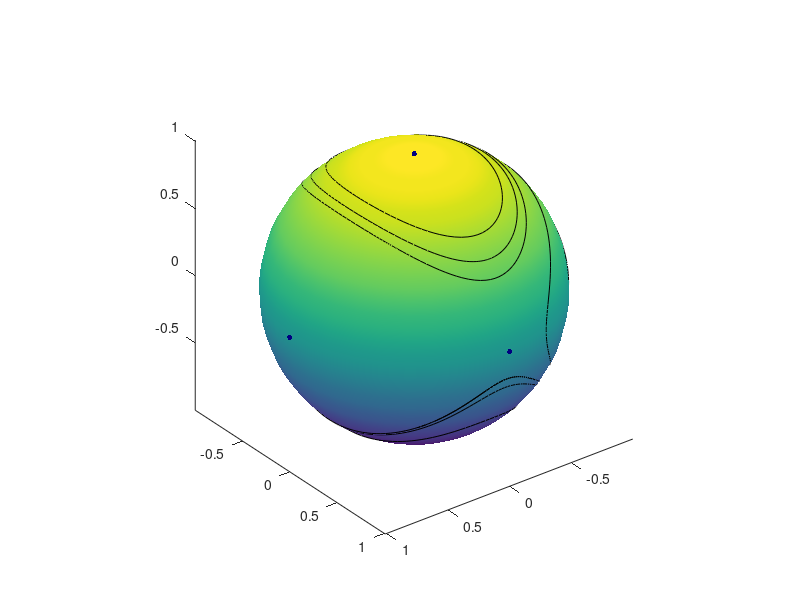

Write the MATLAB code that produced this figure.
function tumbler
   % Angular momentum of tumbling box.
   % Strang, Differential Equations and Linear Algebra, pp. 176-178.
   % Alar Toomre, MIT

   function ydot = momemtum(t,y,y0)
      ydot = [ y(2)*y(3)
            -2*y(1)*y(3)
               y(1)*y(2)];
   end

   function [val,isterm,dir] = gstop(t,y,y0)
      % Event function for periodicity
      % See C. Moler, Numerical Computing with MATLAB, Section 7.2.
      d = y - y0;
      v = momemtum(t,y);
      val = d'*v;
      isterm = 1;
      dir = 1;
   end

   opt = odeset('RelTol',1.e-6,'events',@gstop);
   cla
   [X,Y,Z] = sphere(36);
   h = surface(X,Y,Z);
   view(3)
   shading interp
   axis equal
   axis vis3d
   % axis off
   set(gca,'xdir','rev','ydir','rev')
   dkblue = [0 0 .5];
   line(0,0,1.01,'marker','.','color',dkblue,'markersize',12)
   line(0,1.01,0,'marker','.','color',dkblue,'markersize',12)
   line(1.01,0,0,'marker','.','color',dkblue,'markersize',12)
   
   for k = 1:10
      y0 = randn(3,1);
      y0 = y0/norm(y0);
      [t,y] = ode45(@momemtum,[0,100],y0,opt,y0);
      line(y(:,1),y(:,2),y(:,3),'color','k')
   end
end



